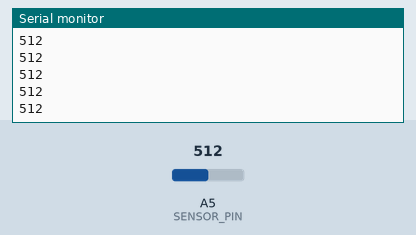
This sketch was run on a simulated Arduino Uno, built with avr-gcc and run on an emulated ATmega328P. On the bench: the last lines printed to the serial monitor. The inputs (shaded band) are chosen by the test bench; at power-on: A5 (SENSOR_PIN) = 512.

Above: at 1.2 s.
1.3 s: A5 (SENSOR_PIN) set to 716
At 1.32 s:
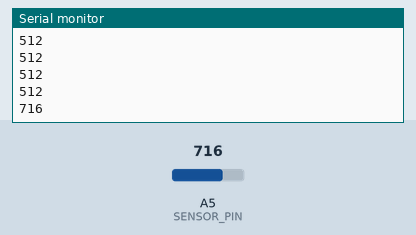
2.8 s: A5 (SENSOR_PIN) set to 900
At 2.83 s:
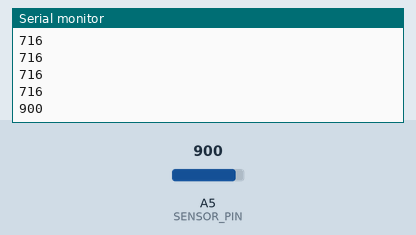
Timing chart, 0 to 5.8 s (numbered marks = the images above; inputs shaded):
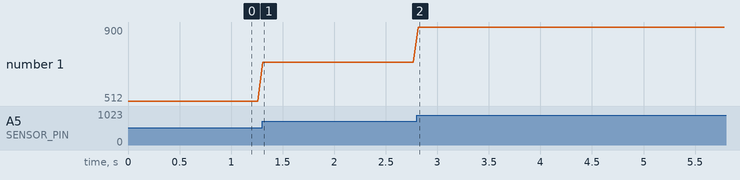

The sketch:

Readsensor.ino
```cpp
const uint8_t SENSOR_PIN = A5;

void setup() {
  Serial.begin(115200);
  pinMode(SENSOR_PIN, INPUT);
}

void loop() {
  int value = analogRead(SENSOR_PIN); // 0–1023 for QTR-xA
  Serial.println(value);
  delay(50);
}
```

Measured:
- after the input at 1.3 s, the serial monitor: prints a new line at once (image 1)
- after the input at 2.8 s, the serial monitor: prints a new line at once (image 2)
- plotted number 1: 512 → 716 after the input at 1.3 s, 716 → 900 after the input at 2.8 s
